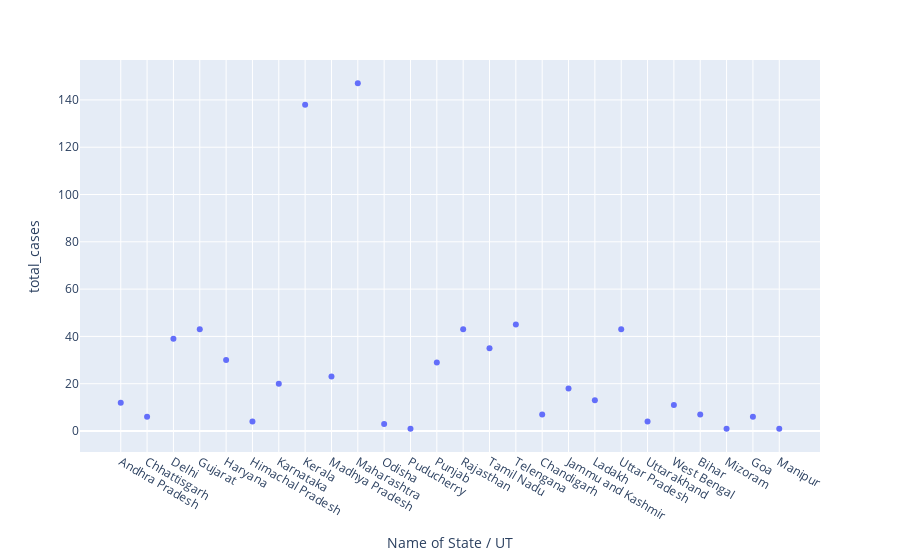

The cell this chart's notebook holds for it:
### Code cell
#scatter plot in plotly
px.scatter(df,"Name of State / UT","total_cases")

### Figure 1 — Plotly figure (JSON) as saved in the notebook; plotly's stock layout.template omitted (floating-point values rounded to 4 significant figures)
{"data": [{"hovertemplate": "Name of State / UT=%{x}<br>total_cases=%{y}<extra></extra>", "legendgroup": "", "marker": {"color": "#636efa", "symbol": "circle"}, "mode": "markers", "name": "", "orientation": "v", "showlegend": false, "type": "scatter", "x": ["Andhra Pradesh", "Chhattisgarh", "Delhi", "Gujarat", "Haryana", "Himachal Pradesh", "Karnataka", "Kerala", "Madhya Pradesh", "Maharashtra", "Odisha", "Puducherry", "Punjab", "Rajasthan", "Tamil Nadu", "Telengana", "Chandigarh", "Jammu and Kashmir", "Ladakh", "Uttar Pradesh", "Uttarakhand", "West Bengal", "Bihar", "Mizoram", "Goa", "Manipur"], "xaxis": "x", "y": [12, 6, 39, 43, 30, 4, 20, 138, 23, 147, 3, 1, 29, 43, 35, 45, 7, 18, 13, 43, 4, 11, 7, 1, 6, 1], "yaxis": "y"}], "layout": {"legend": {"tracegroupgap": 0}, "margin": {"t": 60}, "xaxis": {"anchor": "y", "domain": [0, 1], "title": {"text": "Name of State / UT"}}, "yaxis": {"anchor": "x", "domain": [0, 1], "title": {"text": "total_cases"}}}}
